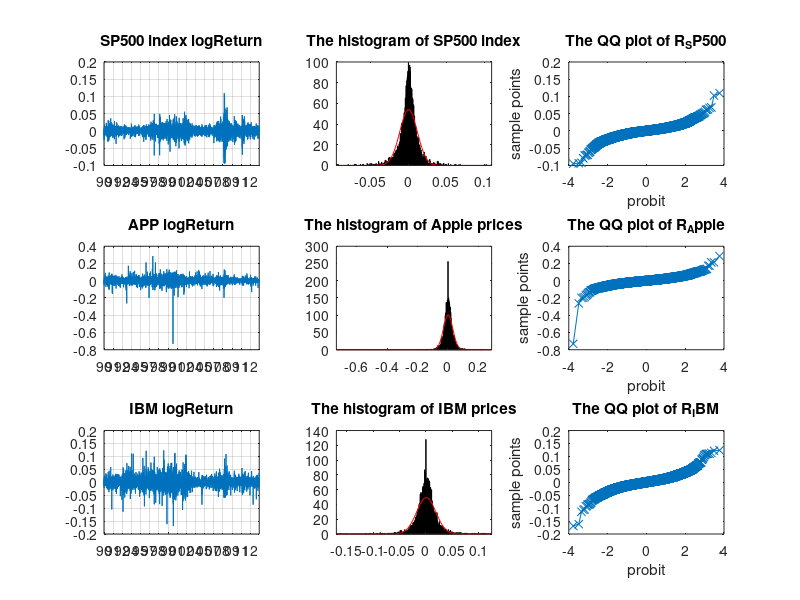

The MATLAB source for this figure:
%%%%%%%%%%%%%%%%%%%%%%%%%%%%%%%%%%%%%%%%%%%%%%%%%%%%%%%%%
%  Capital University of Economics and Business(CUEB)
%  School of Finance, Dept. of International Finance 
%  Lecturer :Marcus, Yingfeng, Yu
%  Copyright (c) 2014, Yingfeng Yu
%  All rights reserved.
%  Quantitative Finance and MacroEconomics Group(QFnME) teaching materials
%  Contact info: yuyingfeng@live.com

clear all 
close all

load sp500_ibm_apple_90_14Apr03.mat

%from left 2 right-->from old days to today
SP500=flipud(sp500_900101_140403);
APP=flipud(apple_900101_140403);
IBM=flipud(ibm_900101_140403);

R_SP500=diff(log(SP500(:,2)));
R_APP=diff(log(APP(:,2)));
R_IBM=diff(log(IBM(:,2)));

%%plot return

%SP500 log-return
subplot(3,3,1)
plot(R_SP500);
grid on
N=length(R_SP500);
intval=360;%interval, set as 1 year
xlim([0 N]);
set(gca,'XTick',[1:intval:N])
set(gca,'XTickLabel',datestr(SP500(1:intval:N,:),11))
title('SP500 index logReturn')
%legend('SP500 logReturn'); 

%APPLE log-return
subplot(3,3,4)
plot(R_APP);
grid on
N=length(R_APP);
intval=360;%interval, set as 1 year
xlim([0 N]);
set(gca,'XTick',[1:intval:N])
set(gca,'XTickLabel',datestr(APP(1:intval:N,:),11))
title('APP logReturn')
%legend('APP logReturn');

%IBM log-return
subplot(3,3,7)
plot(R_IBM);
grid on
N=length(R_IBM);
intval=360;%interval, set as 1 year
xlim([0 N]);
set(gca,'XTick',[1:intval:N])
set(gca,'XTickLabel',datestr(IBM(1:intval:N,:),11))
title('IBM logReturn')
%legend('IBM logReturn');

%plot hist returns
nbins=800;
%SP500 hist plot
subplot(3,3,2)
histfit(R_SP500,nbins,'normal');
%hist(SP500(:,2),nbins);
title('The histogram of SP500 index')

%APP hist plot
subplot(3,3,5)
histfit(R_APP,nbins,'normal')
title('The histogram of Apple prices')

%IBM hist plot
subplot(3,3,8)
histfit(R_IBM,nbins,'normal')
title('The histogram of IBM prices')

%plot qq plot test
%SP500 qq plot
subplot(3,3,3)
qqplot(R_SP500);
title('The QQ plot of R_SP500')

%APP qq plot
subplot(3,3,6)
qqplot(R_APP);
title('The QQ plot of R_Apple')

%IBM qq plot
subplot(3,3,9)
qqplot(R_IBM);
title('The QQ plot of R_IBM')


display('|--------------Statistical Properties-----------|')
display('|name---|mean------|variance--|skewness|kurtosis|')
display(['|SP500--|',num2str(mean(R_SP500)),'|',num2str(var(R_SP500)),'|',num2str(skewness(R_SP500)),'|',num2str(kurtosis(R_SP500)),'|'])
display(['|APPLE--|',num2str(mean(R_APP)),'|',num2str(var(R_APP)),'|',num2str(skewness(R_APP)),'|',num2str(kurtosis(R_APP)),'|'])
display(['|IBM----|',num2str(mean(R_IBM)),'|',num2str(var(R_IBM)),'|',num2str(skewness(R_IBM)),'|',num2str(kurtosis(R_IBM)),'|'])
